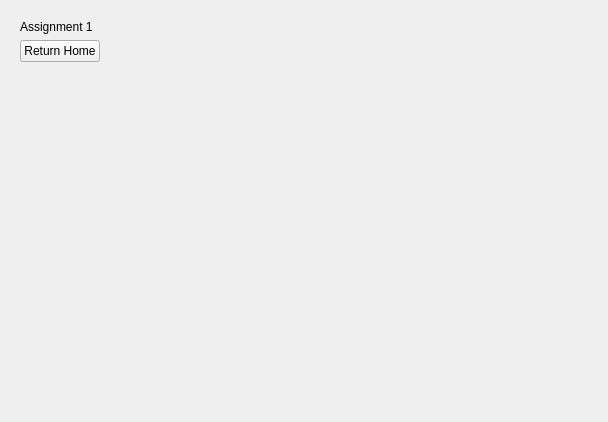
<?xml version="1.0" encoding="UTF-8"?>
<ui version="4.0">
 <class>Form</class>
 <widget class="QWidget" name="Form">
  <property name="geometry">
   <rect>
    <x>0</x>
    <y>0</y>
    <width>608</width>
    <height>422</height>
   </rect>
  </property>
  <property name="windowTitle">
   <string>Form</string>
  </property>
  <layout class="QHBoxLayout" name="horizontalLayout">
   <item>
    <widget class="QWidget" name="controlsBox" native="true">
     <layout class="QVBoxLayout" name="verticalLayout">
      <item>
       <widget class="QLabel" name="label">
        <property name="text">
         <string>Assignment 1</string>
        </property>
       </widget>
      </item>
      <item>
       <widget class="QPushButton" name="homeBtn">
        <property name="text">
         <string>Return Home</string>
        </property>
       </widget>
      </item>
      <item>
       <spacer name="verticalSpacer">
        <property name="orientation">
         <enum>Qt::Vertical</enum>
        </property>
        <property name="sizeHint" stdset="0">
         <size>
          <width>20</width>
          <height>40</height>
         </size>
        </property>
       </spacer>
      </item>
     </layout>
    </widget>
   </item>
   <item>
    <spacer name="horizontalSpacer">
     <property name="orientation">
      <enum>Qt::Horizontal</enum>
     </property>
     <property name="sizeHint" stdset="0">
      <size>
       <width>439</width>
       <height>20</height>
      </size>
     </property>
    </spacer>
   </item>
  </layout>
 </widget>
 <resources/>
 <connections/>
</ui>
